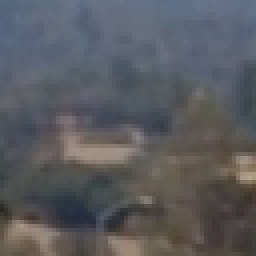
#> input picture datasets/non-vehicles/Extras/extra1043.png, 64 x 64 px (shown 4 times larger); its folder holds only this picture in this run
$ jupyter execute --allow-errors 'Project5 - Vehicle Detection and Tracking.ipynb'   (shell and % lines are left out)   (older library calls are emulated)
#> lines starting #> are read from the running program, lines starting #| are printed output that depends on the picture; after the words box and inside, x2 and y2 are one past the last pixel; in counts of white or black regions, pixels touching at a corner belong together
### Imports

[cell 1]
import matplotlib.image as mpimg
import numpy as np
import cv2
from skimage.feature import hog
import matplotlib.pyplot as plt
import glob
import time
from sklearn.preprocessing import StandardScaler
from skimage.feature import hog
import math
import random
import csv
import random as rand
from sklearn.svm import LinearSVC, SVC
from sklearn.model_selection import train_test_split
from moviepy.editor import VideoFileClip

[cell 2]
#Useful Function found Online to make plotting easy

def plot_images_in_array (images, array_size, fig_size = (10, 10), cmap=None, titles=None):
    #Plots images in Array
    sizex = array_size [0]
    sizey = array_size [1]
    fig, imarray = plt.subplots (sizey, sizex, figsize = fig_size, squeeze=False)
    for j in range (sizey):
        for i in range (sizex):
            im_idx = i + j*sizex
            if (isinstance(cmap, (list, tuple))):
                imarray [j][i].imshow (images[im_idx], cmap=cmap[i])
            else:
                im = images[im_idx]
                if len(im.shape) == 3:
                    imarray [j][i].imshow (im)
                else:
                    imarray [j][i].imshow (im, cmap='gray')
            imarray [j][i].axis('off')
            if not titles is None:
                imarray [j][i].set_title (titles [im_idx], fontsize=32)

    plt.show ()

# [11 lines left out: functions plt_show_gray, plt_show, not called in this run]

### Importing Image Data Sets

[cell 3]
#Various Data Sets Loading
#Non Car and Car Images

# Download vehicles data set from https://s3.amazonaws.com/udacity-sdc/Vehicle_Tracking/vehicles.zip
# Download non-vehicles data set from https://s3.amazonaws.com/udacity-sdc/Vehicle_Tracking/non-vehicles.zip

noncars = glob.glob('./datasets/non-vehicles/**/*.png', recursive = True)

cars = glob.glob('./datasets/vehicles/**/*.png', recursive = True)


#Image Arrays - cars and noncars

car_images = []
noncar_images = []

#Loading noncar(non-vehicle) images from the respective dataset

for non_car_image in noncars:
    noncar_images.append(mpimg.imread(non_car_image))

#Loading car(vehicle) images from the respective dataset
for car_image in cars:
    car_images.append(mpimg.imread(car_image))


#Size(count) of Datasets
noncar_count =  len (noncar_images)
#> noncar_count = 1
car_count = len (car_images)


print("Non Car images are : ", noncar_count)
#| Non Car images are :  1
#| Final datasets consist of: 0 cars / 1 non cars
print("car Images are :", car_count)


### Plot Data Set Example images from both Cars and Non Cars

sample_noncar_images = [
    noncar_images[random.randint(0, noncar_count - 1)],
    noncar_images[random.randint(0, noncar_count - 1)],
    noncar_images[random.randint(0, noncar_count - 1)],
    noncar_images[random.randint(0, noncar_count - 1)],
    noncar_images[random.randint(0, noncar_count - 1)]
]

#> (the rest of this cell did not finish here and is left out)

## All Required/useful Functions from the Quize of Vehicle Detection Section

[cell 4]
# Define a function to return HOG features and visualization
def get_hog_features(img, orient, pix_per_cell, cell_per_block,
                        vis=False, feature_vec=True):
    # Call with two outputs if vis==True
    if vis == True:
        features, hog_image = hog(img, orientations=orient,
                                  pixels_per_cell=(pix_per_cell, pix_per_cell),
                                  cells_per_block=(cell_per_block, cell_per_block),
                                  transform_sqrt=True,
                                  visualise=vis, feature_vector=feature_vec)
        return features, hog_image
    # Otherwise call with one output
    else:
        features = hog(img, orientations=orient,
                       pixels_per_cell=(pix_per_cell, pix_per_cell),
                       cells_per_block=(cell_per_block, cell_per_block),
                       transform_sqrt=True,
                       visualise=vis, feature_vector=feature_vec)
        return features

# Define a function to compute binned color features
# [69 lines left out: functions bin_spatial, color_hist, single_img_features, not called in this run]


# Define a function to extract features from a list of images
# Have this function call bin_spatial() and color_hist()
def extract_features(imgs, color_space='RGB', spatial_size=(32, 32),
                        hist_bins=32, orient=9,
                        pix_per_cell=8, cell_per_block=2, hog_channel=0,
                        spatial_feat=True, hist_feat=True, hog_feat=True):
    # Create a list to append feature vectors to
#> called with color_space = 'RGB', spatial_size = (16, 16), hist_bins = 16, orient = 8, pix_per_cell = 16, cell_per_block = 1, hog_channel = 'ALL', spatial_feat = False
    features = []
    # Iterate through the list of images
    for file in imgs:
        file_features = []
        # Read in each one by one
        #image = mpimg.imread(file)
        image = file
        # apply color conversion if other than 'RGB'
        if color_space != 'RGB':
            #feature_image = cv2.cvtColor (image, getattr(cv2, 'COLOR_RGB2' + color_space))
            if color_space == 'HSV':
                feature_image = cv2.cvtColor(image, cv2.COLOR_RGB2HSV)
            elif color_space == 'LUV':
                feature_image = cv2.cvtColor(image, cv2.COLOR_RGB2LUV)
            elif color_space == 'HLS':
                feature_image = cv2.cvtColor(image, cv2.COLOR_RGB2HLS)
            elif color_space == 'YUV':
                feature_image = cv2.cvtColor(image, cv2.COLOR_RGB2YUV)
            elif color_space == 'YCrCb':
                feature_image = cv2.cvtColor(image, cv2.COLOR_RGB2YCrCb)
        else:
            feature_image = np.copy(image)

        if spatial_feat == True:
            spatial_features = bin_spatial(feature_image, size=spatial_size)
            file_features.append(spatial_features)
        if hist_feat == True:
            # Apply color_hist()
            hist_features = color_hist(feature_image, nbins=hist_bins)
            file_features.append(hist_features)
        if hog_feat == True:
        # Call get_hog_features() with vis=False, feature_vec=True
            if color_space == 'GRAY':
                hog_features = get_hog_features(feature_image, orient,
                            pix_per_cell, cell_per_block, vis=False, feature_vec=True)
            elif hog_channel == 'ALL':
                hog_features = []
                for channel in range(feature_image.shape[2]):
                    hog_features.append(get_hog_features(feature_image[:,:,channel],
                                        orient, pix_per_cell, cell_per_block,
                                        vis=False, feature_vec=True))
                hog_features = np.ravel(hog_features)
            else:
                hog_features = get_hog_features(feature_image[:,:,hog_channel], orient,
                            pix_per_cell, cell_per_block, vis=False, feature_vec=True)
            # Append the new feature vector to the features list
            file_features.append(hog_features)
        features.append(np.concatenate(file_features))
    # Return list of feature vectors
    return features

# Define a function you will pass an image
# and the list of windows to be searched (output of slide_windows())
# [29 lines left out: function search_windows, not called in this run]

# Define a function that takes an image,
# start and stop positions in both x and y,
# window size (x and y dimensions),
# and overlap fraction (for both x and y)//Doubt
def slide_window(img, x_start_stop=[None, None], y_start_stop=[None, None],
                    xy_window=(64, 64), xy_overlap=(0.5, 0.5)):
    # If x and/or y start/stop positions not defined, set to image size
    imgsizey = img.shape [0]
    imgsizex = img.shape [1]
    if x_start_stop[0] == None:
        x_start_stop[0] = 0
    if x_start_stop[1] == None:
        x_start_stop[1] = img.shape[1]
    if y_start_stop[0] == None:
        y_start_stop[0] = 0
    if y_start_stop[1] == None:
        y_start_stop[1] = img.shape[0]
    # Compute the span of the region to be searched
    xspan = x_start_stop[1] - x_start_stop[0]
    yspan = y_start_stop[1] - y_start_stop[0]
    # Compute the number of pixels per step in x/y
    nx_pix_per_step = np.int(xy_window[0]*(1 - xy_overlap[0]))
    ny_pix_per_step = np.int(xy_window[1]*(1 - xy_overlap[1]))
    # Compute the number of windows in x/y
    nx_buffer = np.int(xy_window[0]*(xy_overlap[0]))
    ny_buffer = np.int(xy_window[1]*(xy_overlap[1]))
    nx_windows = np.int((xspan-nx_buffer)/nx_pix_per_step)
    ny_windows = np.int((yspan-ny_buffer)/ny_pix_per_step)
    # Initialize a list to append window positions to
    window_list = []
    # Loop through finding x and y window positions
    # Note: you could vectorize this step, but in practice
    # you'll be considering windows one by one with your
    # classifier, so looping makes sense
    for ys in range(ny_windows):
        for xs in range(nx_windows):
            # Calculate window position
            startx = xs*nx_pix_per_step + x_start_stop[0]
            endx = startx + xy_window[0]
            starty = ys*ny_pix_per_step + y_start_stop[0]
            endy = starty + xy_window[1]

            # Append window position to list
            window_list.append(((startx, starty), (endx, endy)))
    # Return the list of windows
    return window_list

# Define a function to draw bounding boxes
def draw_boxes(img, bboxes, color=(0, 0, 255), thick=6):
    # Make a copy of the image
    imcopy = np.copy(img)
    # Iterate through the bounding boxes
    for bbox in bboxes:
        # Draw a rectangle given bbox coordinates
        cv2.rectangle(imcopy, bbox[0], bbox[1], color, thick)
    # Return the image copy with boxes drawn
    return imcopy

def get_s_from_hls (img):
    hls = cv2.cvtColor (img, cv2.COLOR_BGR2HLS)
    return hls [:,:,2]

### Project Pipeline

### Main Stages in Project
1) Features identification

2) Training the Classifier

3) Sliding Window Algorithm

### Parameters important in feature extraction

[cell 5]
### TODO: Tweak these parameters and see how the results change.
color_space = 'RGB' # Can be RGB, HSV, LUV, HLS, YUV, YCrCb
orient = 8  # HOG orientations
pix_per_cell = 16 # HOG pixels per cell
cell_per_block = 1 # HOG cells per block
hog_channel = "ALL" # Can be 0, 1, 2, or "ALL"
spatial_size = (16, 16) # Spatial binning dimensions
hist_bins = 16    # Number of histogram bins
spatial_feat = False # Spatial features on or off
hist_feat = False # Histogram features on or off
hog_feat = True # HOG features on or off

#> (a cell that did not finish here is left out)

## Feature Extraction from data sets

[cell 7]
#Combination of data if used from both data sets

comb_cars = []
comb_cars.extend(car_images)

comb_noncars = []
comb_noncars.extend(noncar_images)

print ('Final datasets consist of:', len(comb_cars), 'cars /', len(comb_noncars), 'non cars')

extract_starttime = time.time()

car_features = extract_features(comb_cars, color_space=color_space,
                        spatial_size=spatial_size, hist_bins=hist_bins,
                        orient=orient, pix_per_cell=pix_per_cell,
                        cell_per_block=cell_per_block,
                        hog_channel=hog_channel, spatial_feat=spatial_feat,
                        hist_feat=hist_feat, hog_feat=hog_feat)

notcar_features = extract_features(comb_noncars, color_space=color_space,
                        spatial_size=spatial_size, hist_bins=hist_bins,
                        orient=orient, pix_per_cell=pix_per_cell,
                        cell_per_block=cell_per_block,
                        hog_channel=hog_channel, spatial_feat=spatial_feat,
                        hist_feat=hist_feat, hog_feat=hog_feat)
#> the loop in extract_features (call 2), `for file in imgs:` made 1 pass
#> in extract_features, feature_image is the input picture: shape (64, 64, 3) float32; mean R, G, B 0.353, 0.358, 0.374
#> notcar_features = 1 item

extract_endtime = time.time()

print("Feature extraction time is: ' ", round(extract_starttime - extract_endtime))


#> (the rest of this cell did not finish here and is left out)

[cell 8]
svc = SVC()
# Check the training time for the SVC
t=time.time()
#> (the rest of this cell did not finish here and is left out)

### Parameters for Sliding Window

[cell 9]
# defining parameters of sliding windows
# I use 3 sliding windows with different sizes, and different positions

image = mpimg.imread('test_images/test1.jpg')
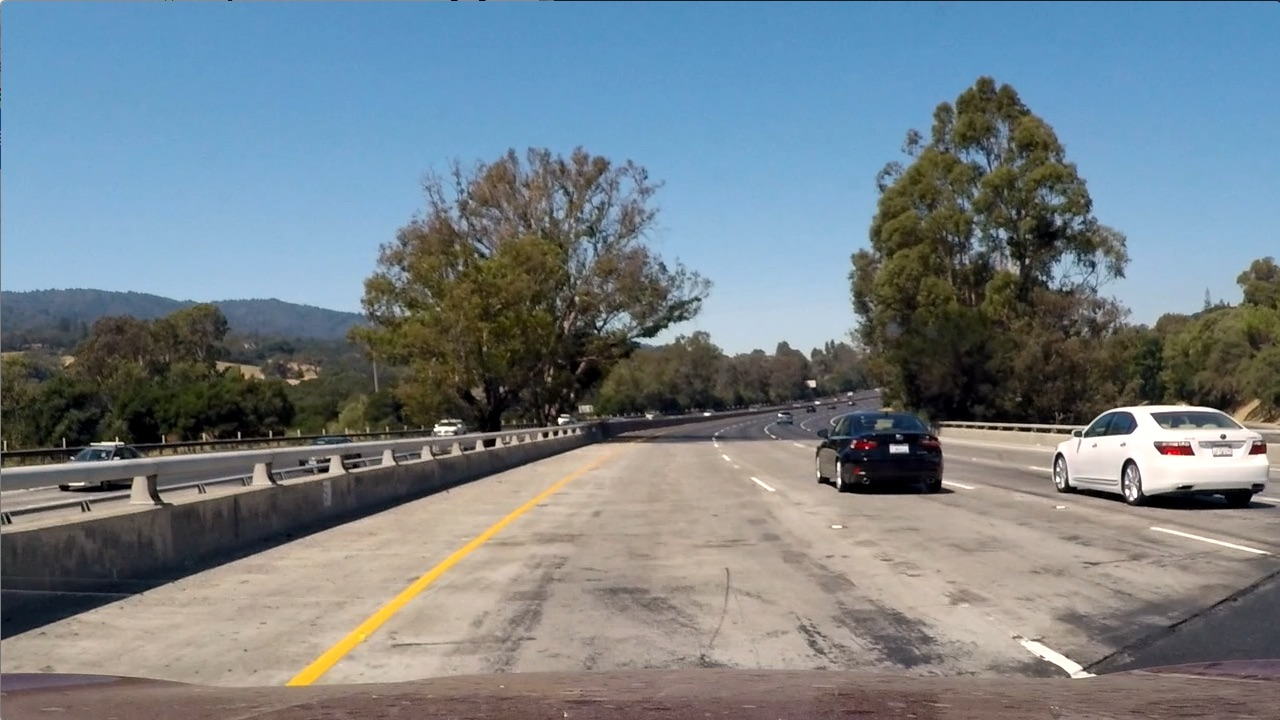
#> input picture test_images/test1.jpg, 1280 x 720 px
#> image is the input picture: shape (720, 1280, 3); mean R, G, B 117.5, 128.7, 135.5
window_img = np.copy(image)

sw_x_limits = [ [None, None], [32, None], [412, 1280] ]

sw_y_limits = [ [400, 640], [400, 600], [390, 540]]

sw_window_size = [(128, 128),(96, 96),(80, 80)]

sw_overlap = [(0.5, 0.5),(0.5, 0.5),(0.5, 0.5)]

# create sliding windows
windows = slide_window(image, x_start_stop=sw_x_limits[0], y_start_stop=sw_y_limits[0],
                    xy_window=sw_window_size[0], xy_overlap=sw_overlap[0])
#> in slide_window, `nx_pix_per_step = np.int(xy_window[0]*(1 - xy_overlap[0]))`: nx_pix_per_step = 64
#> in slide_window, `nx_windows = np.int((xspan-nx_buffer)/nx_pix_per_step)`: nx_windows = 19
#> in slide_window, `ny_windows = np.int((yspan-ny_buffer)/ny_pix_per_step)`: ny_windows = 2
#> after the loop in slide_window, `for ys in range(ny_windows):`: window_list = 38 items
#> windows = 38 items

windows2 = slide_window(image, x_start_stop=sw_x_limits[1], y_start_stop=sw_y_limits[1],
                    xy_window=sw_window_size[1], xy_overlap=sw_overlap[1])
#> windows2 = 75 items

windows3 = slide_window(image, x_start_stop=sw_x_limits[2], y_start_stop=sw_y_limits[2],
                    xy_window=sw_window_size[2], xy_overlap=sw_overlap[2])
#> windows3 = 40 items

# show sliding windows
sliding_windows = []
sliding_windows.append (draw_boxes(np.copy(image), windows, color=(0, 0, 0), thick=4))
#> the loop in draw_boxes, `for bbox in bboxes:` made 38 passes
#> bbox on passes 1 to 8: ((0, 400), (128, 528)), ((64, 400), (192, 528)), ((128, 400), (256, 528)), ((192, 400), (320, 528)), ((256, 400), (384, 528)), ((320, 400), (448, 528)), ((384, 400), (512, 528)), ((448, 400), (576, 528))
#> after the loop in draw_boxes, `for bbox in bboxes:`:
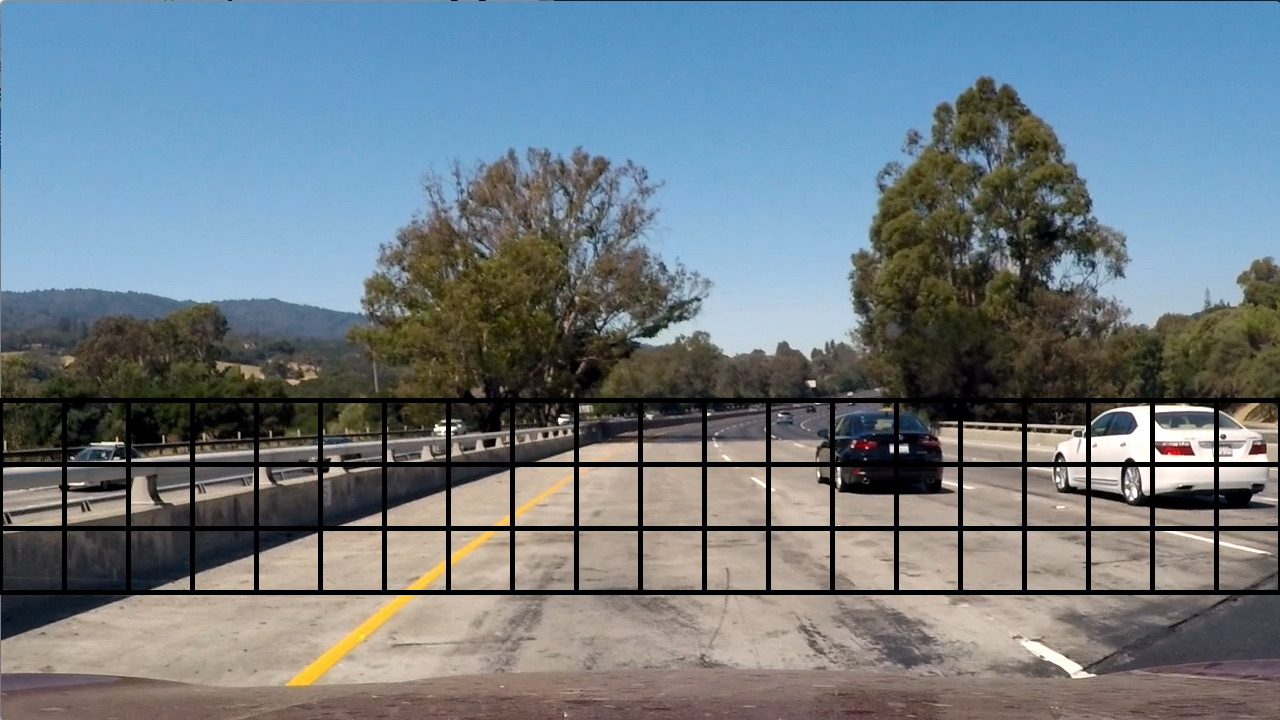
#> imcopy: shape (720, 1280, 3); 4.69% of pixels changed, all inside (x1, y1, x2, y2) = (0, 398, 1280, 595)
sliding_windows.append (draw_boxes(np.copy(image), windows2, color=(0, 0, 0), thick=4))
#> call 2 of draw_boxes, with color = (0, 0, 0), thick = 4
#> the loop in draw_boxes (call 2), `for bbox in bboxes:` made 75 passes
#> bbox on passes 1 to 8: ((32, 400), (128, 496)), ((80, 400), (176, 496)), ((128, 400), (224, 496)), ((176, 400), (272, 496)), ((224, 400), (320, 496)), ((272, 400), (368, 496)), ((320, 400), (416, 496)), ((368, 400), (464, 496))
#> after the loop in draw_boxes (call 2), `for bbox in bboxes:`:
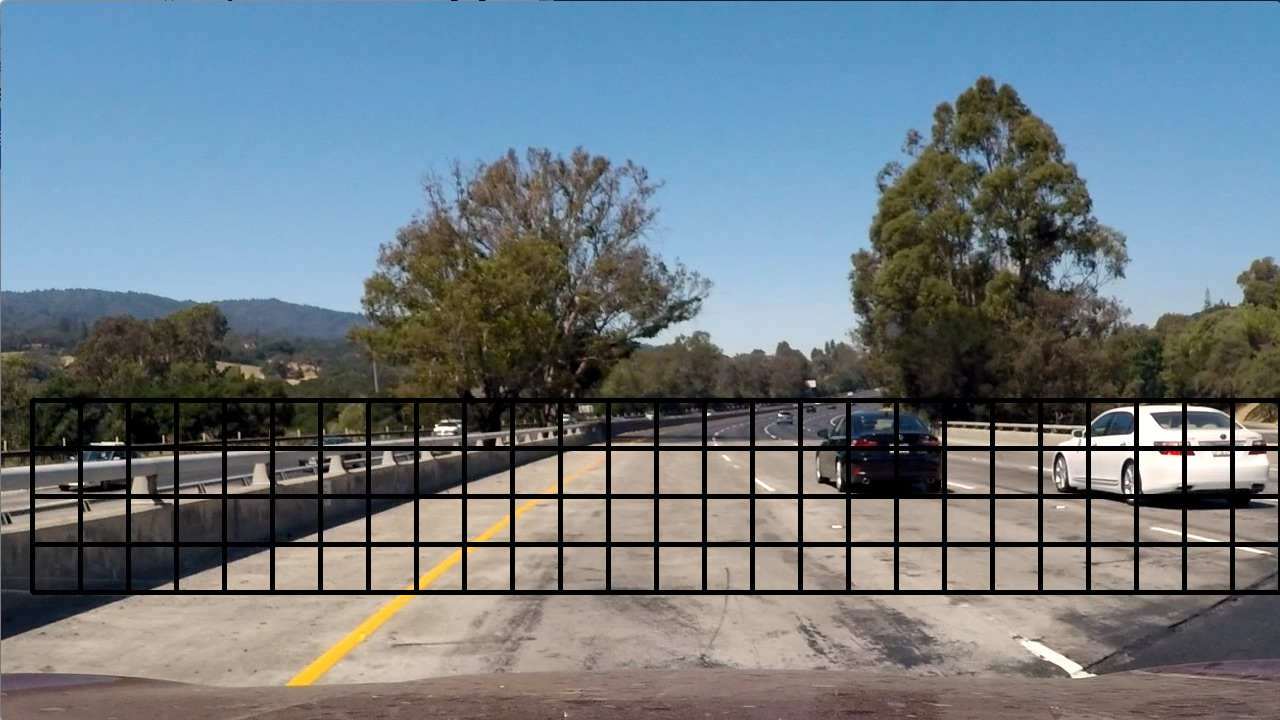
#> imcopy: shape (720, 1280, 3); 5.84% of pixels changed, all inside (x1, y1, x2, y2) = (30, 398, 1280, 595)
sliding_windows.append (draw_boxes(np.copy(image), windows3, color=(0, 0, 0), thick=4))
#> (the rest of the program and of its run is left out)
